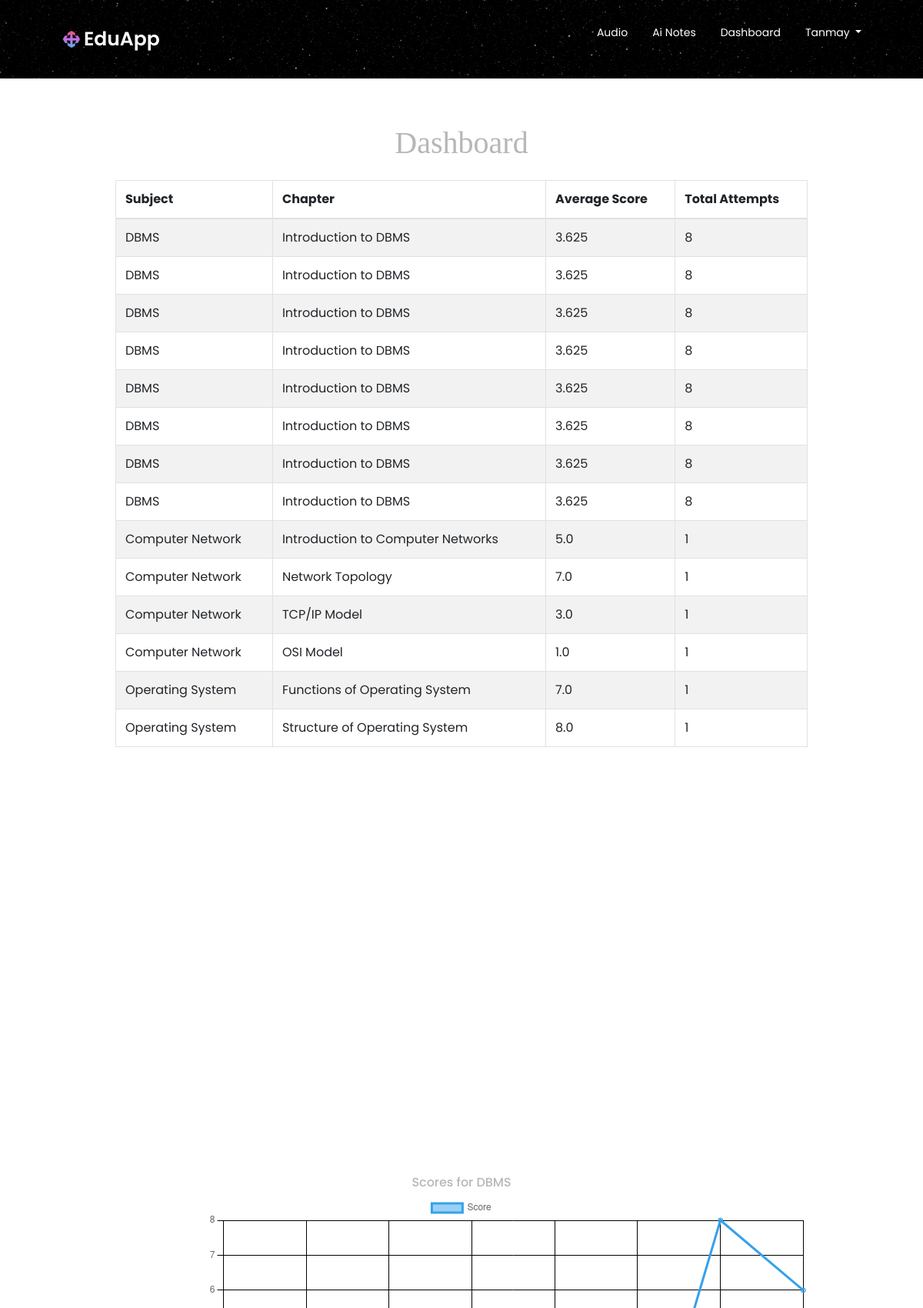
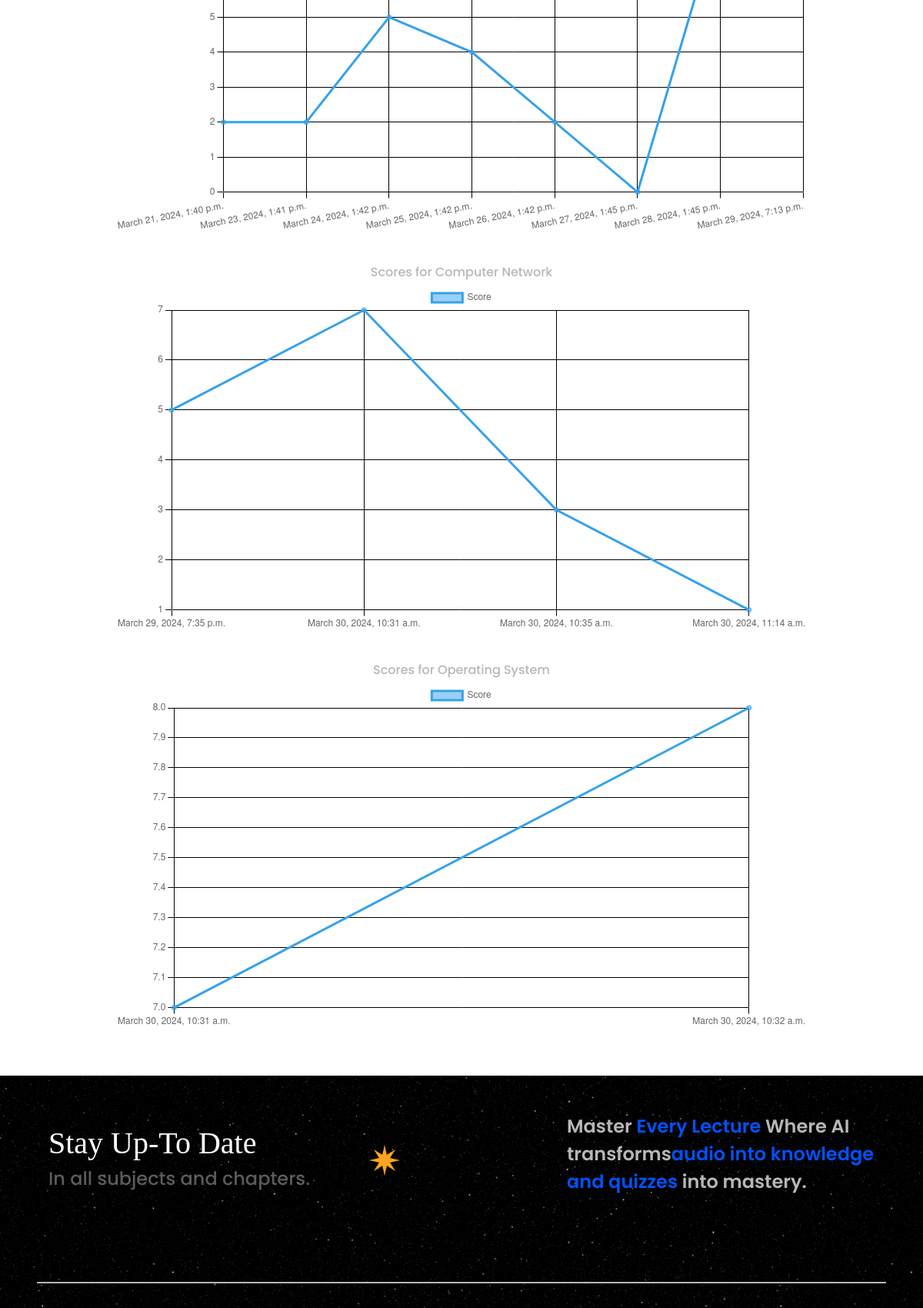
/dashboard (signed in, upper part), run on the app's committed database (2 pictures, top to bottom).
### EduApp/models.py (models this page shows)
class User(AbstractUser):
    pass

class QuizScorecard(models.Model):
    user = models.ForeignKey(User, on_delete=models.CASCADE)
    subject = models.CharField(max_length=256)
    chapter = models.CharField(max_length=256)
    score = models.IntegerField()
    date_recorded = models.DateTimeField(auto_now_add=True)

### EduApp/views.py (the view)
# urls.py: path('dashboard', views.dashboard, name='dashboard'),
@login_required
def dashboard(request):
    quiz_data = QuizScorecard.objects.all()
    subjects = []
    for quiz in quiz_data:
        if quiz.subject not in subjects:
            subjects.append(quiz.subject)
    subj_chap = {}
    for quiz in quiz_data:
        if quiz.subject not in subj_chap:
            subj_chap[quiz.subject] = [quiz.chapter]
        else:
            subj_chap[quiz.subject].append(quiz.chapter)
    pie_chart_no_of_attempts_per_subject = {}
    for quiz in quiz_data:
        if quiz.subject not in pie_chart_no_of_attempts_per_subject:
            pie_chart_no_of_attempts_per_subject[quiz.subject] = 1
        else:
            pie_chart_no_of_attempts_per_subject[quiz.subject] += 1
    line_chart_per_subject = {}
    for quiz in quiz_data:
        if quiz.subject not in line_chart_per_subject:
            line_chart_per_subject[quiz.subject] = {}
            line_chart_per_subject[quiz.subject][quiz.date_recorded] = quiz.score
        else:
            line_chart_per_subject[quiz.subject][quiz.date_recorded] = quiz.score
    line_chart_per_subject_data = []
    for subject, subject_data in line_chart_per_subject.items():
        line_chart_per_subject_data.append((subject, list(subject_data.items())))
    summary_table_data = []
    for subject, chapters in subj_chap.items():
        for chapter in chapters:
            quizzes = quiz_data.filter(subject=subject, chapter=chapter)
            total_attempts = quizzes.count()
            average_score = sum(quiz.score for quiz in quizzes) / total_attempts if total_attempts > 0 else 0
            summary_table_data.append({
                'subject': subject,
                'chapter': chapter,
                'average_score': average_score,
                'total_attempts': total_attempts,
            })
    return render(request, "dashboard.html", {
        "summary_table_data": summary_table_data,
        "pie_chart_no_of_attempts_per_subject": pie_chart_no_of_attempts_per_subject,
        "line_chart_per_subject_data": line_chart_per_subject_data,
    })

### EduApp/templates/dashboard.html (shortened to what this page needs)
<!DOCTYPE html>
<html>
<head>
    <link rel="stylesheet" href="https://stackpath.bootstrapcdn.com/bootstrap/4.3.1/css/bootstrap.min.css">
    <link rel="stylesheet" href="https://cdnjs.cloudflare.com/ajax/libs/font-awesome/6.1.1/css/all.min.css" />
    <link rel="stylesheet" href="/static/style.css">
</head>
<body>
  <header>
        <nav class="nav-bar">
            <div class="logo">
                <img class="star" src="/static/img/Logo.png" alt="" style="width:25px;">
                <div style="font-size:25px;"><a href="/" style="font-size:25px;text-decoration:none;">EduApp</a></div>
            </div>
            <ul class="menu-items">
                {% if user.is_authenticated %}
                    <li><a href="{% url 'speech_to_text' %}" style="background-color: transparent;text-decoration:none">Audio</a></li>
                    <li><a href="{% url 'subject_based_notes' %}" style="background-color: transparent;text-decoration:none">Ai Notes</a></li>
                    <li><a href="{% url 'dashboard' %}" style="background-color: transparent;text-decoration:none">Dashboard</a></li>
                {%else%}
                    <li><a href="{% url 'login' %}">Audio</a></li>
                    <li><a href="{% url 'login' %}">Ai Notes</a></li>
                    <li><a href="{% url 'login' %}">Dashboard</a></li>
                {%endif%}
                {% if user.is_authenticated %}
                    <li class="dropdown">
                      <a href="#" class="dropdown-toggle" data-toggle="dropdown" style="text-decoration:none;color:white">
                          {{ request.user }} <b class="caret"></b>
                      </a>
                    </li>
                {% else %}
                <li><a href="{% url 'login' %}">Login</a></li>
                {% endif %}
            </ul>
        </nav>
    </header>
  <main style="background-color: white;padding-bottom:5%;padding-top:5%">
      <div class="flex-container">
      <div>
        <div style="max-width: fit-content; margin-left: auto;margin-right:auto">
          <div >
            <h1 class="text-center mb-4">Dashboard</h1>
            <table class="table table-bordered table-striped">
              <thead>
                <tr>
                  <th>Subject</th>
                  <th>Chapter</th>
                  <th>Average Score</th>
                  <th>Total Attempts</th>
                </tr>
              </thead>
              <tbody>
                {% for row in summary_table_data %}
                <tr>
                  <td>{{ row.subject }}</td>
                  <td>{{ row.chapter }}</td>
                  <td>{{ row.average_score }}</td>
                  <td>{{ row.total_attempts }}</td>
                </tr>
                {% endfor %}
              </tbody>
            </table>
            <div id="piechart_3d" style="width: 900px; height: 500px;"></div>
            <script>
              google.charts.load('current', {'packages':['corechart']});
              google.charts.setOnLoadCallback(drawChart);
              function drawChart() {
                // Set Data
                const data = google.visualization.arrayToDataTable([
                  ['Subject', 'Attempts'],
                  {% for subject, count in pie_chart_no_of_attempts_per_subject.items %}
                  ['{{ subject }}', {{ count }}],
                  {% endfor %}
                ]);
                // Set Options
                const options = {
                  title:'Quiz Subjects Distribution',
                  is3D:true
                };
                // Draw
                const chart = new google.visualization.PieChart(document.getElementById('piechart_3d'));
                chart.draw(data, options);
              }
              </script>
            {% for subject, subject_data in line_chart_per_subject_data %}
            <div>
              <h6 style="text-align:center;margin-top:40px;">Scores for {{subject}}</h6>
              <canvas id="lineChart{{ forloop.counter }}" style="background-color:white"></canvas>
            </div>
            <script>
              console.log(`Line Chart for Subject: {{ subject }}`)
              var ctxL = document.getElementById("lineChart{{ forloop.counter }}").getContext('2d');
              var lineChart = new Chart(ctxL, {
                type: 'line',
                data: {
                  labels: [{% for item in subject_data %}"{{ item.0 }}",{% endfor %}],
                  datasets: [{
                    label: 'Score',
                    data: [{% for item in subject_data %}{{ item.1 }},{% endfor %}],
                  }]
                },
                options: {
                  responsive: true,
                  title: {
                    display: true,
                    text: "Line Chart for Subject: {{ subject }}"
                  },
                  scales: {
                    x: {
                      grid: {
                        color: 'black'
                      }
                    },
                    y: {
                      grid: {
                        color: 'black'
                      }
                    }
                  }
                }
              });
            </script>
            {% endfor %}
          </div>
        </div>
      </div>
      </div>
   </main>
    <section class="footer-section">
        <div class="container" style="padding-bottom:5rem;">
            <img src="/static/img/star.png" alt="" class="star star-s5">
            <div class="left-side">
                <div class="title">
                    <h1>stay up-to date</h1>
                    <h2>In all subjects and chapters.</h2>
                </div>
            </div>
            <div class="right-side">
                <p class="txt">
                    Master <span>Every Lecture</span>
                    Where AI transforms<span>audio into knowledge and quizzes</span>
                    into mastery.
                </p>
            </div>
        </div>
        <div class="line"></div>
        <div class="container sides">
        </div>
    </section>
</body>
</html>

### EduApp/static/style.css (style rules this page uses)
* { padding: 0; margin: 0; box-sizing: border-box; }
h1 { font-family: bm; }
body { background: url(./img/stars-bg.png); color: rgb(184, 182, 182); font-family: 'Poppins', sans-serif; overflow-x: hidden; }
.nav-bar { display: flex; justify-content: space-between; padding: 2rem 5rem; }
.logo { display: flex; align-items: center; font-size: 14px; font-weight: 600; color: #fff; }
.logo .star { width: 14px; object-fit: cover; margin-right: 4px; }
.menu-items { display: flex; gap: 2rem; }
li { list-style: none; text-transform: capitalize; }
a { text-decoration: none; color: #fff; font-size: 14px; display: block; transition: .3s ease; }
section { height: 100vh; padding: 3rem; }
.container { display: grid; grid-template-columns: repeat(2,1fr); margin: auto; align-items: center; max-width: 1300px; }
.title { line-height: 1.2; }
.title h1 { font-size: 40px; text-transform: capitalize; margin-bottom: 0.5rem; color: #fff; }
p { font-size: 14px; font-weight: 600; max-width: 400px; }
.right-side { justify-self: flex-end; }
.title h2 { font-size: 24px; opacity: .5; }
.line { width: 100%; background-color: rgb(184, 182, 182); height: 2px; margin-top: 1rem; }
.txt { font-size: 24px; }
.txt span { color: #0152fc; }
.sides { padding-top: 5rem; }
.footer-section { height: auto; }
.star-s5 { position: absolute; left: 40%; width: 40px; }

### EduApp/templates/dashboard.html (style rules this page uses)
body { display: flex; flex-direction: column; min-height: 100vh; }
main { flex: 1; overflow: auto; }
.footer-section { margin-top: auto; }
.flex-container { display: flex; justify-content: center; }

### data on the page
User: user "Tanmay"
QuizScorecard: subject "DBMS" "DBMS" "DBMS" "DBMS" "DBMS" "DBMS" "DBMS" "DBMS", chapter "Introduction to DBMS", line_chart_per_subject_data "DBMS"
QuizScorecard: chapter "Introduction to DBMS"
QuizScorecard: chapter "Introduction to DBMS"
QuizScorecard: chapter "Introduction to DBMS"
QuizScorecard: chapter "Introduction to DBMS"
QuizScorecard: chapter "Introduction to DBMS"
QuizScorecard: chapter "Introduction to DBMS"
QuizScorecard: chapter "Introduction to DBMS"
QuizScorecard: subject "Computer Network" "Computer Network" "Computer Network" "Computer Network", chapter "Introduction to Computer Networks", line_chart_per_subject_data "Computer Network"
QuizScorecard: chapter "Network Topology"
QuizScorecard: chapter "TCP/IP Model"
QuizScorecard: chapter "OSI Model"
QuizScorecard: subject "Operating System" "Operating System", chapter "Functions of Operating System", line_chart_per_subject_data "Operating System"
QuizScorecard: chapter "Structure of Operating System"

### other printed values
{{ row.average_score }} "3.625" "3.625" "3.625" "3.625" "3.625" "3.625" "3.625" "3.625" "5.0" "7.0" "3.0" "1.0" "7.0" "8.0"
{{ row.total_attempts }} "8" "8" "8" "8" "8" "8" "8" "8" "1" "1" "1" "1" "1" "1"
